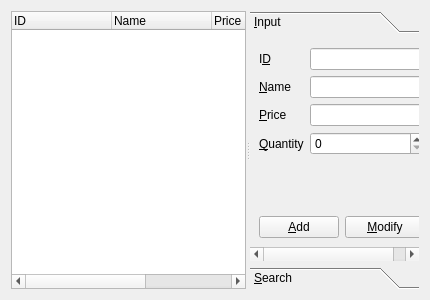
<?xml version="1.0" encoding="UTF-8"?>
<ui version="4.0">
 <class>ProductManagerForm</class>
 <widget class="QWidget" name="ProductManagerForm">
  <property name="geometry">
   <rect>
    <x>0</x>
    <y>0</y>
    <width>430</width>
    <height>300</height>
   </rect>
  </property>
  <property name="windowTitle">
   <string>Client Info</string>
  </property>
  <layout class="QVBoxLayout" name="productVerticalLayout">
   <item>
    <widget class="QSplitter" name="splitter">
     <property name="orientation">
      <enum>Qt::Horizontal</enum>
     </property>
     <widget class="QWidget" name="layoutWidget">
      <layout class="QVBoxLayout" name="listVerticalLayout">
       <item>
        <widget class="QTreeWidget" name="treeWidget">
         <property name="rootIsDecorated">
          <bool>false</bool>
         </property>
         <column>
          <property name="text">
           <string>ID</string>
          </property>
         </column>
         <column>
          <property name="text">
           <string>Name</string>
          </property>
         </column>
         <column>
          <property name="text">
           <string>Price</string>
          </property>
         </column>
         <column>
          <property name="text">
           <string>Quantity</string>
          </property>
         </column>
        </widget>
       </item>
      </layout>
     </widget>
     <widget class="QToolBox" name="toolBox">
      <property name="currentIndex">
       <number>0</number>
      </property>
      <widget class="QWidget" name="inputPage">
       <property name="geometry">
        <rect>
         <x>0</x>
         <y>0</y>
         <width>178</width>
         <height>230</height>
        </rect>
       </property>
       <attribute name="label">
        <string>&amp;Input</string>
       </attribute>
       <layout class="QVBoxLayout" name="verticalLayout">
        <item>
         <layout class="QFormLayout" name="productFormLayout">
          <item row="0" column="0">
           <widget class="QLabel" name="idLabel">
            <property name="text">
             <string>I&amp;D</string>
            </property>
            <property name="buddy">
             <cstring>idLineEdit</cstring>
            </property>
           </widget>
          </item>
          <item row="1" column="0">
           <widget class="QLabel" name="nameLabel">
            <property name="text">
             <string>&amp;Name</string>
            </property>
            <property name="buddy">
             <cstring>nameLineEdit</cstring>
            </property>
           </widget>
          </item>
          <item row="3" column="0">
           <widget class="QLabel" name="quantityLabel">
            <property name="text">
             <string>&amp;Quantity</string>
            </property>
            <property name="buddy">
             <cstring>quantitySpinBox</cstring>
            </property>
           </widget>
          </item>
          <item row="2" column="0">
           <widget class="QLabel" name="priceLabel">
            <property name="text">
             <string>&amp;Price</string>
            </property>
            <property name="buddy">
             <cstring>priceLineEdit</cstring>
            </property>
           </widget>
          </item>
          <item row="0" column="1">
           <widget class="QLineEdit" name="idLineEdit">
            <property name="readOnly">
             <bool>true</bool>
            </property>
           </widget>
          </item>
          <item row="1" column="1">
           <widget class="QLineEdit" name="nameLineEdit"/>
          </item>
          <item row="2" column="1">
           <widget class="QLineEdit" name="priceLineEdit"/>
          </item>
          <item row="3" column="1">
           <widget class="QSpinBox" name="quantitySpinBox">
            <property name="maximum">
             <number>999999999</number>
            </property>
           </widget>
          </item>
         </layout>
        </item>
        <item>
         <spacer name="verticalSpacer">
          <property name="orientation">
           <enum>Qt::Vertical</enum>
          </property>
          <property name="sizeHint" stdset="0">
           <size>
            <width>20</width>
            <height>40</height>
           </size>
          </property>
         </spacer>
        </item>
        <item>
         <layout class="QHBoxLayout" name="addHorizontalLayout">
          <item>
           <widget class="QPushButton" name="addPushButton">
            <property name="text">
             <string>&amp;Add</string>
            </property>
           </widget>
          </item>
          <item>
           <widget class="QPushButton" name="modifyPushButton">
            <property name="text">
             <string>&amp;Modify</string>
            </property>
           </widget>
          </item>
         </layout>
        </item>
       </layout>
      </widget>
      <widget class="QWidget" name="searchPage">
       <property name="geometry">
        <rect>
         <x>0</x>
         <y>0</y>
         <width>169</width>
         <height>240</height>
        </rect>
       </property>
       <attribute name="label">
        <string>&amp;Search</string>
       </attribute>
       <layout class="QVBoxLayout" name="searchVerticalLayout">
        <item>
         <widget class="QTreeWidget" name="searchTreeWidget">
          <property name="rootIsDecorated">
           <bool>false</bool>
          </property>
          <column>
           <property name="text">
            <string>ID</string>
           </property>
          </column>
          <column>
           <property name="text">
            <string>Name</string>
           </property>
          </column>
          <column>
           <property name="text">
            <string>Price</string>
           </property>
          </column>
          <column>
           <property name="text">
            <string>Quantity</string>
           </property>
          </column>
         </widget>
        </item>
        <item>
         <layout class="QHBoxLayout" name="horizontalLayout">
          <item>
           <widget class="QComboBox" name="searchComboBox">
            <item>
             <property name="text">
              <string>ID</string>
             </property>
            </item>
            <item>
             <property name="text">
              <string>Name</string>
             </property>
            </item>
            <item>
             <property name="text">
              <string>Price</string>
             </property>
            </item>
            <item>
             <property name="text">
              <string>Quantity</string>
             </property>
            </item>
           </widget>
          </item>
          <item>
           <widget class="QLineEdit" name="searchLineEdit"/>
          </item>
         </layout>
        </item>
        <item>
         <widget class="QPushButton" name="searchPushButton">
          <property name="text">
           <string>S&amp;earch</string>
          </property>
         </widget>
        </item>
       </layout>
      </widget>
     </widget>
    </widget>
   </item>
  </layout>
 </widget>
 <resources/>
 <connections/>
</ui>
